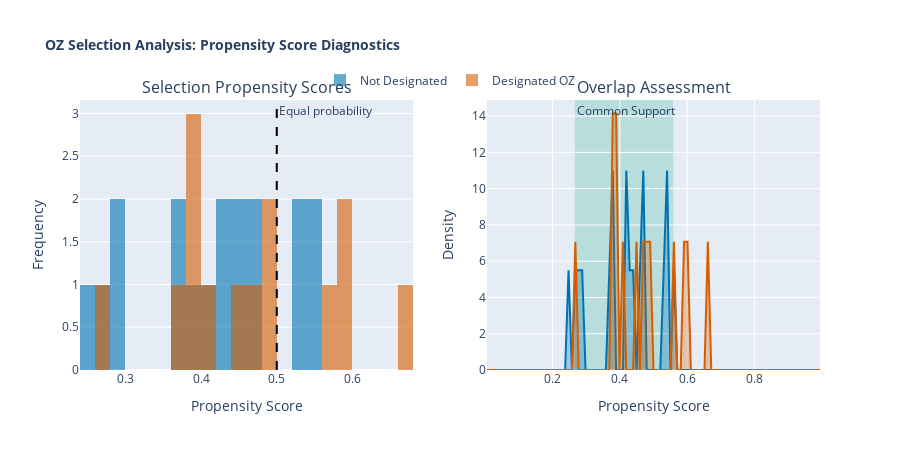

Notebook source saved alongside this figure:
### Code cell
# =============================================================================
# Propensity Score Distribution
# =============================================================================

# Prepare data for histograms
non_oz_ps = eligible_tracts[eligible_tracts['designated_oz']==0]['propensity_score']
oz_ps = eligible_tracts[eligible_tracts['designated_oz']==1]['propensity_score']

fig = make_subplots(
    rows=1, cols=2,
    subplot_titles=('Selection Propensity Scores', 'Overlap Assessment'),
    horizontal_spacing=0.1
)

# 1. Propensity score distributions (histogram)
fig.add_trace(
    go.Histogram(x=non_oz_ps, nbinsx=30, name='Not Designated', 
                 marker_color=COLORS[0], opacity=0.6),
    row=1, col=1
)
fig.add_trace(
    go.Histogram(x=oz_ps, nbinsx=30, name='Designated OZ', 
                 marker_color=COLORS[5], opacity=0.6),
    row=1, col=1
)
fig.add_vline(x=0.5, line_dash='dash', line_color='black', 
              annotation_text='Equal probability', row=1, col=1)

# 2. Overlap assessment (KDE approximation using histogram with fine bins)
# Create smooth density curves using numpy histogram
import numpy as np

# Calculate KDE-like histograms for density plot
bins = np.linspace(0, 1, 100)
non_oz_hist, bin_edges = np.histogram(non_oz_ps, bins=bins, density=True)
oz_hist, _ = np.histogram(oz_ps, bins=bins, density=True)
bin_centers = (bin_edges[:-1] + bin_edges[1:]) / 2

fig.add_trace(
    go.Scatter(x=bin_centers, y=non_oz_hist, mode='lines', name='Not Designated',
               line=dict(color=COLORS[0], width=2), fill='tozeroy',
               fillcolor=f'rgba(0, 114, 178, 0.3)', showlegend=False),
    row=1, col=2
)
fig.add_trace(
    go.Scatter(x=bin_centers, y=oz_hist, mode='lines', name='Designated OZ',
               line=dict(color=COLORS[5], width=2), fill='tozeroy',
               fillcolor=f'rgba(213, 94, 0, 0.3)', showlegend=False),
    row=1, col=2
)

# Common support region
min_oz = oz_ps.min()
max_non = non_oz_ps.max()
fig.add_vrect(x0=min_oz, x1=min(max_non, 1), fillcolor=COLORS[2], opacity=0.2,
              layer='below', line_width=0, row=1, col=2,
              annotation_text='Common Support', annotation_position='top left')

# Update layout
fig.update_layout(
    title=dict(text='OZ Selection Analysis: Propensity Score Diagnostics', 
               font=dict(size=14, weight='bold')),
    barmode='overlay',
    height=450,
    showlegend=True,
    legend=dict(orientation='h', yanchor='bottom', y=1.02, xanchor='center', x=0.5)
)

fig.update_xaxes(title_text='Propensity Score', row=1, col=1)
fig.update_yaxes(title_text='Frequency', row=1, col=1)
fig.update_xaxes(title_text='Propensity Score', row=1, col=2)
fig.update_yaxes(title_text='Density', row=1, col=2)

fig.show()

### Figure 1 — Plotly figure (JSON) as saved in the notebook; plotly's stock layout.template omitted (floating-point values rounded to 4 significant figures)
{"data": [{"marker": {"color": "#0072B2"}, "name": "Not Designated", "nbinsx": 30, "opacity": 0.6, "type": "histogram", "x": [0.2708, 0.4161, 0.4422, 0.5399, 0.4295, 0.47, 0.4224, 0.2811, 0.5345, 0.5424, 0.4547, 0.379, 0.381, 0.2429, 0.4739, 0.2845, 0.5585, 0.3649], "xaxis": "x", "yaxis": "y"}, {"marker": {"color": "#D55E00"}, "name": "Designated OZ", "nbinsx": 30, "opacity": 0.6, "type": "histogram", "x": [0.5997, 0.3897, 0.4716, 0.3755, 0.3833, 0.6627, 0.413, 0.5863, 0.2661, 0.4806, 0.3852, 0.5631, 0.4883, 0.4465], "xaxis": "x", "yaxis": "y"}, {"fill": "tozeroy", "fillcolor": "rgba(0, 114, 178, 0.3)", "line": {"color": "#0072B2", "width": 2}, "mode": "lines", "name": "Not Designated", "showlegend": false, "type": "scatter", "x": [0.005051, 0.01515, 0.02525, 0.03535, 0.04545, 0.05556, 0.06566, 0.07576, 0.08586, 0.09596, 0.1061, 0.1162, 0.1263, 0.1364, 0.1465, 0.1566, 0.1667, 0.1768, 0.1869, 0.197, 0.2071, 0.2172, 0.2273, 0.2374, 0.2475, 0.2576, 0.2677, 0.2778, 0.2879, 0.298, 0.3081, 0.3182, 0.3283, 0.3384, 0.3485, 0.3586, 0.3687, 0.3788, 0.3889, 0.399, 0.4091, 0.4192, 0.4293, 0.4394, 0.4495, 0.4596, 0.4697, 0.4798, 0.4899, 0.5, 0.5101, 0.5202, 0.5303, 0.5404, 0.5505, 0.5606, 0.5707, 0.5808, 0.5909, 0.601, 0.6111, 0.6212, 0.6313, 0.6414, 0.6515, 0.6616, 0.6717, 0.6818, 0.6919, 0.702, 0.7121, 0.7222, 0.7323, 0.7424, 0.7525, 0.7626, 0.7727, 0.7828, 0.7929, 0.803, 0.8131, 0.8232, 0.8333, 0.8434, 0.8535, 0.8636, 0.8737, 0.8838, 0.8939, 0.904, 0.9141, 0.9242, 0.9343, 0.9444, 0.9545, 0.9646, 0.9747, 0.9848, 0.9949], "xaxis": "x2", "y": [0.0, 0.0, 0.0, 0.0, 0.0, 0.0, 0.0, 0.0, 0.0, 0.0, 0.0, 0.0, 0.0, 0.0, 0.0, 0.0, 0.0, 0.0, 0.0, 0.0, 0.0, 0.0, 0.0, 0.0, 5.5, 0.0, 5.5, 5.5, 5.5, 0.0, 0.0, 0.0, 0.0, 0.0, 0.0, 0.0, 5.5, 11.0, 0.0, 0.0, 0.0, 11.0, 5.5, 5.5, 0.0, 5.5, 11.0, 0.0, 0.0, 0.0, 0.0, 0.0, 5.5, 11.0, 0.0, 5.5, 0.0, 0.0, 0.0, 0.0, 0.0, 0.0, 0.0, 0.0, 0.0, 0.0, 0.0, 0.0, 0.0, 0.0, 0.0, 0.0, 0.0, 0.0, 0.0, 0.0, 0.0, 0.0, 0.0, 0.0, 0.0, 0.0, 0.0, 0.0, 0.0, 0.0, 0.0, 0.0, 0.0, 0.0, 0.0, 0.0, 0.0, 0.0, 0.0, 0.0, 0.0, 0.0, 0.0], "yaxis": "y2"}, {"fill": "tozeroy", "fillcolor": "rgba(213, 94, 0, 0.3)", "line": {"color": "#D55E00", "width": 2}, "mode": "lines", "name": "Designated OZ", "showlegend": false, "type": "scatter", "x": [0.005051, 0.01515, 0.02525, 0.03535, 0.04545, 0.05556, 0.06566, 0.07576, 0.08586, 0.09596, 0.1061, 0.1162, 0.1263, 0.1364, 0.1465, 0.1566, 0.1667, 0.1768, 0.1869, 0.197, 0.2071, 0.2172, 0.2273, 0.2374, 0.2475, 0.2576, 0.2677, 0.2778, 0.2879, 0.298, 0.3081, 0.3182, 0.3283, 0.3384, 0.3485, 0.3586, 0.3687, 0.3788, 0.3889, 0.399, 0.4091, 0.4192, 0.4293, 0.4394, 0.4495, 0.4596, 0.4697, 0.4798, 0.4899, 0.5, 0.5101, 0.5202, 0.5303, 0.5404, 0.5505, 0.5606, 0.5707, 0.5808, 0.5909, 0.601, 0.6111, 0.6212, 0.6313, 0.6414, 0.6515, 0.6616, 0.6717, 0.6818, 0.6919, 0.702, 0.7121, 0.7222, 0.7323, 0.7424, 0.7525, 0.7626, 0.7727, 0.7828, 0.7929, 0.803, 0.8131, 0.8232, 0.8333, 0.8434, 0.8535, 0.8636, 0.8737, 0.8838, 0.8939, 0.904, 0.9141, 0.9242, 0.9343, 0.9444, 0.9545, 0.9646, 0.9747, 0.9848, 0.9949], "xaxis": "x2", "y": [0.0, 0.0, 0.0, 0.0, 0.0, 0.0, 0.0, 0.0, 0.0, 0.0, 0.0, 0.0, 0.0, 0.0, 0.0, 0.0, 0.0, 0.0, 0.0, 0.0, 0.0, 0.0, 0.0, 0.0, 0.0, 0.0, 7.071, 0.0, 0.0, 0.0, 0.0, 0.0, 0.0, 0.0, 0.0, 0.0, 0.0, 14.14, 14.14, 0.0, 7.071, 0.0, 0.0, 0.0, 7.071, 0.0, 7.071, 7.071, 7.071, 0.0, 0.0, 0.0, 0.0, 0.0, 0.0, 7.071, 0.0, 0.0, 7.071, 7.071, 0.0, 0.0, 0.0, 0.0, 0.0, 7.071, 0.0, 0.0, 0.0, 0.0, 0.0, 0.0, 0.0, 0.0, 0.0, 0.0, 0.0, 0.0, 0.0, 0.0, 0.0, 0.0, 0.0, 0.0, 0.0, 0.0, 0.0, 0.0, 0.0, 0.0, 0.0, 0.0, 0.0, 0.0, 0.0, 0.0, 0.0, 0.0, 0.0], "yaxis": "y2"}], "layout": {"annotations": [{"font": {"size": 16}, "showarrow": false, "text": "Selection Propensity Scores", "x": 0.225, "xanchor": "center", "xref": "paper", "y": 1, "yanchor": "bottom", "yref": "paper"}, {"font": {"size": 16}, "showarrow": false, "text": "Overlap Assessment", "x": 0.775, "xanchor": "center", "xref": "paper", "y": 1, "yanchor": "bottom", "yref": "paper"}, {"showarrow": false, "text": "Equal probability", "x": 0.5, "xanchor": "left", "xref": "x", "y": 1, "yanchor": "top", "yref": "y domain"}, {"showarrow": false, "text": "Common Support", "x": 0.2661, "xanchor": "left", "xref": "x2", "y": 1, "yanchor": "top", "yref": "y2 domain"}], "barmode": "overlay", "height": 450, "legend": {"orientation": "h", "x": 0.5, "xanchor": "center", "y": 1.02, "yanchor": "bottom"}, "shapes": [{"line": {"color": "black", "dash": "dash"}, "type": "line", "x0": 0.5, "x1": 0.5, "xref": "x", "y0": 0, "y1": 1, "yref": "y domain"}, {"fillcolor": "#009E73", "layer": "below", "line": {"width": 0}, "opacity": 0.2, "type": "rect", "x0": 0.2661, "x1": 0.5585, "xref": "x2", "y0": 0, "y1": 1, "yref": "y2 domain"}], "showlegend": true, "title": {"font": {"size": 14, "weight": "bold"}, "text": "OZ Selection Analysis: Propensity Score Diagnostics"}, "xaxis": {"anchor": "y", "domain": [0, 0.45], "title": {"text": "Propensity Score"}}, "xaxis2": {"anchor": "y2", "domain": [0.55, 1], "title": {"text": "Propensity Score"}}, "yaxis": {"anchor": "x", "domain": [0, 1], "title": {"text": "Frequency"}}, "yaxis2": {"anchor": "x2", "domain": [0, 1], "title": {"text": "Density"}}}}
